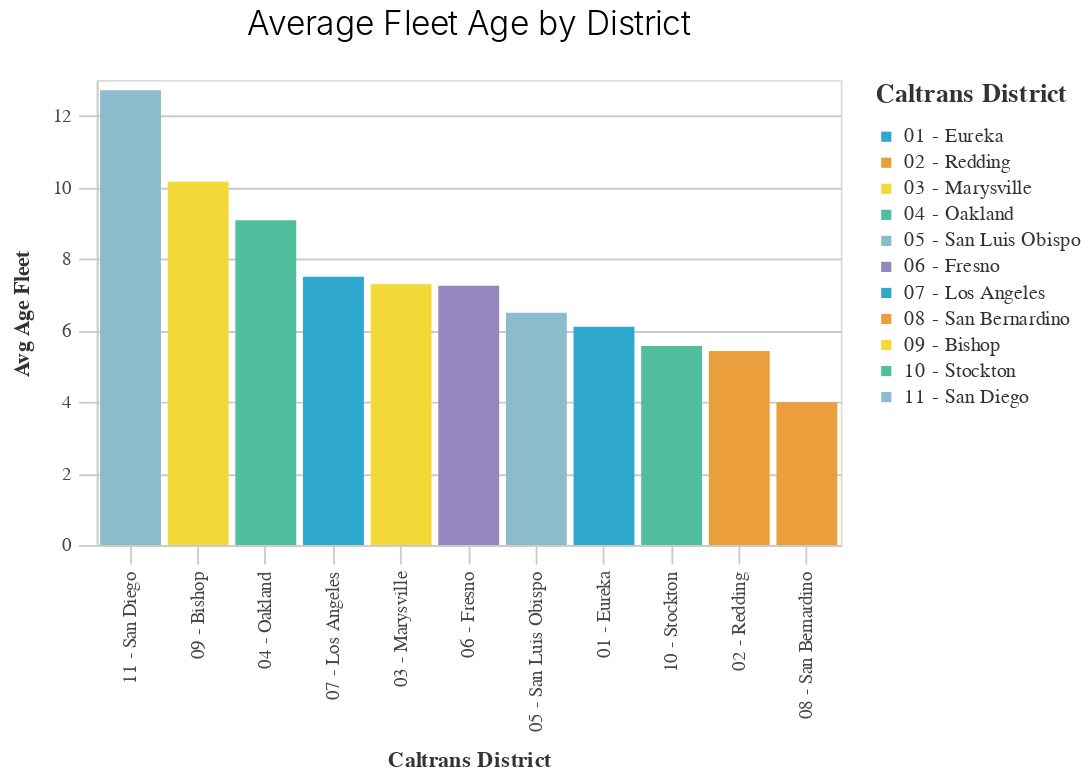

Notebook code for this chart:
### Code cell
basic_bar_chart_title((df
                       >>group_by(_.caltrans_district)
                       >>summarize(avg_age_fleet = _.average_age_of_fleet__in_years_.mean())
                       >>arrange(-_.avg_age_fleet)
                      ), 
                      'caltrans_district', 'avg_age_fleet', 'caltrans_district', 'Average Fleet Age by District')

### Figure 1 — Vega-Lite specification as saved in the notebook (floating-point values rounded to 4 significant figures)
{"config": {"view": {"continuousWidth": 400, "continuousHeight": 300}, "axis": {"domainColor": "#cbcbcb", "grid": true, "gridColor": "#cbcbcb", "gridWidth": 1, "labelColor": "#474747", "labelFont": "Nunito Sans", "labelFontSize": 10, "labelPadding": 4, "tickColor": "#cbcbcb", "tickSize": 10, "titleColor": "#333", "titleFont": "Raleway", "titleFontSize": 12, "titlePadding": 10}, "axisBand": {"grid": false}, "background": "white", "font": "Raleway", "header": {"labelFont": "Nunito Sans", "titleFont": "Raleway"}, "legend": {"labelColor": "#333", "labelFont": "Nunito Sans", "labelFontSize": 11, "labelLimit": 0, "padding": 1, "symbolSize": 30, "symbolType": "square", "titleColor": "#333", "titleFont": "Raleway", "titleFontSize": 14, "titlePadding": 10}, "title": {"anchor": "middle", "font": "Raleway", "fontSize": 18, "fontWeight": 300, "offset": 20}}, "data": {"name": "data-1deaf1d78a809c5a409d7171fa8e558f"}, "mark": "bar", "encoding": {"color": {"field": "caltrans_district", "legend": {"title": "Caltrans District"}, "scale": {"range": ["#2EA8CE", "#EB9F3C", "#F4D837", "#51BF9D", "#8CBCCB", "#9487C0"]}, "type": "nominal"}, "x": {"field": "caltrans_district", "sort": "-y", "title": "Caltrans District", "type": "nominal"}, "y": {"field": "avg_age_fleet", "title": "Avg Age Fleet", "type": "quantitative"}}, "height": 250, "title": "Average Fleet Age by District", "width": 400, "$schema": "https://vega.github.io/schema/vega-lite/v4.17.0.json", "datasets": {"data-1deaf1d78a809c5a409d7171fa8e558f": [{"caltrans_district": "11 - San Diego", "avg_age_fleet": 12.71}, {"caltrans_district": "09 - Bishop", "avg_age_fleet": 10.16}, {"caltrans_district": "04 - Oakland", "avg_age_fleet": 9.081}, {"caltrans_district": "07 - Los Angeles", "avg_age_fleet": 7.5}, {"caltrans_district": "03 - Marysville", "avg_age_fleet": 7.29}, {"caltrans_district": "06 - Fresno", "avg_age_fleet": 7.249}, {"caltrans_district": "05 - San Luis Obispo", "avg_age_fleet": 6.491}, {"caltrans_district": "01 - Eureka", "avg_age_fleet": 6.102}, {"caltrans_district": "10 - Stockton", "avg_age_fleet": 5.563}, {"caltrans_district": "02 - Redding", "avg_age_fleet": 5.42}, {"caltrans_district": "08 - San Bernardino", "avg_age_fleet": 3.992}]}}
